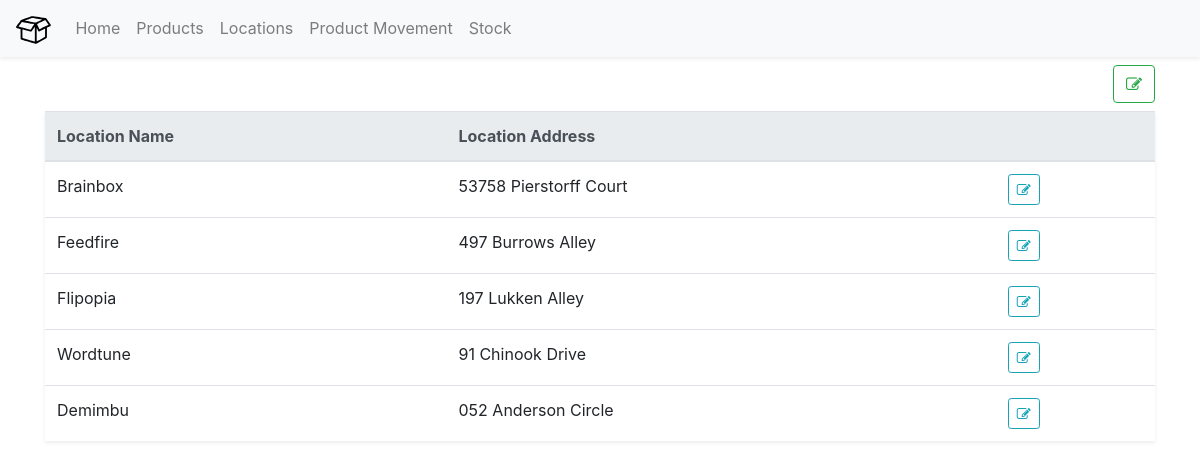
/locations, run on the app's committed database.
### models.py (models this page shows, shortened)
class Location(db.Model):
    id = db.Column(db.Integer, primary_key = True)
    locationName = db.Column(db.String(100), nullable = False)
    locationAddress = db.Column(db.String(200), nullable = False)

### app.py (the view)
@app.route('/locations')
def locations():
    locations = Location.query.all()
    return render_template('locations.html', title="Locations", locations=locations)

### templates/locations.html
{% extends "layout.html" %} {% block main %}
<div class="d-flex flex-row-reverse">
	<a
		href="{{url_for('addlocation')}}"
		class="btn btn-outline-success"
		data-toggle="tooltip"
		data-placement="bottom"
		title="Add New Product"
	>
		<i class="fa fa-edit"></i>
	</a>
</div>
<table class="table mt-2 shadow-sm">
	<thead class="thead-light">
		<tr>
			<th scope="col">Location Name</th>
			<th scope="col" colspan="2">Location Address</th>
		</tr>
	</thead>
	<tbody>
		{% for location in locations %}
		<tr>
			<td>{{location.locationName}}</td>
			<td>{{location.locationAddress}}</td>
			<td>
				<a
					href="{{ url_for('updatelocation', locationId=location.id) }}"
					class="btn btn-outline-info btn-sm"
					data-toggle="tooltip"
					data-placement="bottom"
					title="Edit Location"
				>
					<i class="fa fa-edit"></i>
				</a>
			</td>
		</tr>
		{% endfor %}
	</tbody>
</table>
{% endblock %}

### data on the page
Location: locationName "Brainbox", locationAddress "53758 Pierstorff Court"
Location: locationName "Feedfire", locationAddress "497 Burrows Alley"
Location: locationName "Flipopia", locationAddress "197 Lukken Alley"
Location: locationName "Wordtune", locationAddress "91 Chinook Drive"
Location: locationName "Demimbu", locationAddress "052 Anderson Circle"
